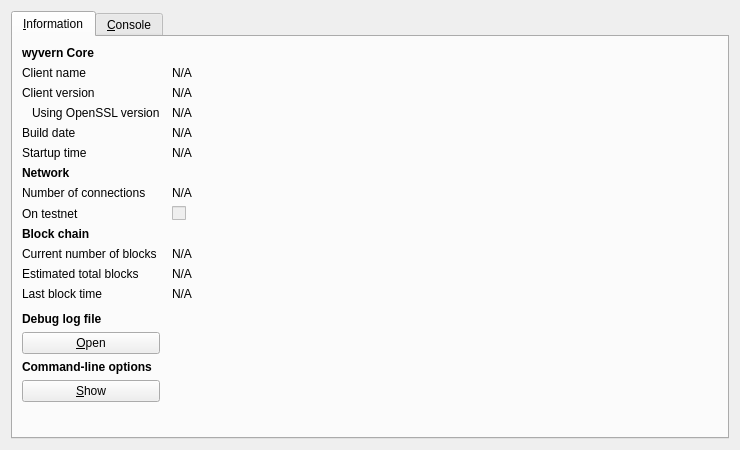
<?xml version="1.0" encoding="UTF-8"?>
<ui version="4.0">
 <class>RPCConsole</class>
 <widget class="QDialog" name="RPCConsole">
  <property name="geometry">
   <rect>
    <x>0</x>
    <y>0</y>
    <width>740</width>
    <height>450</height>
   </rect>
  </property>
  <property name="windowTitle">
   <string>wyvern - Debug window</string>
  </property>
  <layout class="QVBoxLayout" name="verticalLayout_2">
   <item>
    <widget class="QTabWidget" name="tabWidget">
     <property name="currentIndex">
      <number>0</number>
     </property>
     <widget class="QWidget" name="tab_info">
      <attribute name="title">
       <string>&amp;Information</string>
      </attribute>
      <layout class="QGridLayout" name="gridLayout" columnstretch="0,1">
       <property name="horizontalSpacing">
        <number>12</number>
       </property>
       <item row="0" column="0">
        <widget class="QLabel" name="label_9">
         <property name="font">
          <font>
           <weight>75</weight>
           <bold>true</bold>
          </font>
         </property>
         <property name="text">
          <string>wyvern Core</string>
         </property>
        </widget>
       </item>
       <item row="1" column="0">
        <widget class="QLabel" name="label_5">
         <property name="text">
          <string>Client name</string>
         </property>
        </widget>
       </item>
       <item row="1" column="1">
        <widget class="QLabel" name="clientName">
         <property name="cursor">
          <cursorShape>IBeamCursor</cursorShape>
         </property>
         <property name="text">
          <string>N/A</string>
         </property>
         <property name="textFormat">
          <enum>Qt::PlainText</enum>
         </property>
         <property name="textInteractionFlags">
          <set>Qt::LinksAccessibleByMouse|Qt::TextSelectableByKeyboard|Qt::TextSelectableByMouse</set>
         </property>
        </widget>
       </item>
       <item row="2" column="0">
        <widget class="QLabel" name="label_6">
         <property name="text">
          <string>Client version</string>
         </property>
        </widget>
       </item>
       <item row="2" column="1">
        <widget class="QLabel" name="clientVersion">
         <property name="cursor">
          <cursorShape>IBeamCursor</cursorShape>
         </property>
         <property name="text">
          <string>N/A</string>
         </property>
         <property name="textFormat">
          <enum>Qt::PlainText</enum>
         </property>
         <property name="textInteractionFlags">
          <set>Qt::LinksAccessibleByMouse|Qt::TextSelectableByKeyboard|Qt::TextSelectableByMouse</set>
         </property>
        </widget>
       </item>
       <item row="3" column="0">
        <widget class="QLabel" name="label_14">
         <property name="text">
          <string>Using OpenSSL version</string>
         </property>
         <property name="indent">
          <number>10</number>
         </property>
        </widget>
       </item>
       <item row="3" column="1">
        <widget class="QLabel" name="openSSLVersion">
         <property name="cursor">
          <cursorShape>IBeamCursor</cursorShape>
         </property>
         <property name="text">
          <string>N/A</string>
         </property>
         <property name="textFormat">
          <enum>Qt::PlainText</enum>
         </property>
         <property name="textInteractionFlags">
          <set>Qt::LinksAccessibleByMouse|Qt::TextSelectableByKeyboard|Qt::TextSelectableByMouse</set>
         </property>
        </widget>
       </item>
       <item row="4" column="0">
        <widget class="QLabel" name="label_12">
         <property name="text">
          <string>Build date</string>
         </property>
        </widget>
       </item>
       <item row="4" column="1">
        <widget class="QLabel" name="buildDate">
         <property name="cursor">
          <cursorShape>IBeamCursor</cursorShape>
         </property>
         <property name="text">
          <string>N/A</string>
         </property>
         <property name="textFormat">
          <enum>Qt::PlainText</enum>
         </property>
         <property name="textInteractionFlags">
          <set>Qt::LinksAccessibleByMouse|Qt::TextSelectableByKeyboard|Qt::TextSelectableByMouse</set>
         </property>
        </widget>
       </item>
       <item row="5" column="0">
        <widget class="QLabel" name="label_13">
         <property name="text">
          <string>Startup time</string>
         </property>
        </widget>
       </item>
       <item row="5" column="1">
        <widget class="QLabel" name="startupTime">
         <property name="cursor">
          <cursorShape>IBeamCursor</cursorShape>
         </property>
         <property name="text">
          <string>N/A</string>
         </property>
         <property name="textFormat">
          <enum>Qt::PlainText</enum>
         </property>
         <property name="textInteractionFlags">
          <set>Qt::LinksAccessibleByMouse|Qt::TextSelectableByKeyboard|Qt::TextSelectableByMouse</set>
         </property>
        </widget>
       </item>
       <item row="6" column="0">
        <widget class="QLabel" name="label_11">
         <property name="font">
          <font>
           <weight>75</weight>
           <bold>true</bold>
          </font>
         </property>
         <property name="text">
          <string>Network</string>
         </property>
        </widget>
       </item>
       <item row="7" column="0">
        <widget class="QLabel" name="label_7">
         <property name="text">
          <string>Number of connections</string>
         </property>
        </widget>
       </item>
       <item row="7" column="1">
        <widget class="QLabel" name="numberOfConnections">
         <property name="cursor">
          <cursorShape>IBeamCursor</cursorShape>
         </property>
         <property name="text">
          <string>N/A</string>
         </property>
         <property name="textFormat">
          <enum>Qt::PlainText</enum>
         </property>
         <property name="textInteractionFlags">
          <set>Qt::LinksAccessibleByMouse|Qt::TextSelectableByKeyboard|Qt::TextSelectableByMouse</set>
         </property>
        </widget>
       </item>
       <item row="8" column="0">
        <widget class="QLabel" name="label_8">
         <property name="text">
          <string>On testnet</string>
         </property>
        </widget>
       </item>
       <item row="8" column="1">
        <widget class="QCheckBox" name="isTestNet">
         <property name="enabled">
          <bool>false</bool>
         </property>
         <property name="text">
          <string/>
         </property>
        </widget>
       </item>
       <item row="9" column="0">
        <widget class="QLabel" name="label_10">
         <property name="font">
          <font>
           <weight>75</weight>
           <bold>true</bold>
          </font>
         </property>
         <property name="text">
          <string>Block chain</string>
         </property>
        </widget>
       </item>
       <item row="10" column="0">
        <widget class="QLabel" name="label_3">
         <property name="text">
          <string>Current number of blocks</string>
         </property>
        </widget>
       </item>
       <item row="10" column="1">
        <widget class="QLabel" name="numberOfBlocks">
         <property name="cursor">
          <cursorShape>IBeamCursor</cursorShape>
         </property>
         <property name="text">
          <string>N/A</string>
         </property>
         <property name="textFormat">
          <enum>Qt::PlainText</enum>
         </property>
         <property name="textInteractionFlags">
          <set>Qt::LinksAccessibleByMouse|Qt::TextSelectableByKeyboard|Qt::TextSelectableByMouse</set>
         </property>
        </widget>
       </item>
       <item row="11" column="0">
        <widget class="QLabel" name="label_4">
         <property name="text">
          <string>Estimated total blocks</string>
         </property>
        </widget>
       </item>
       <item row="11" column="1">
        <widget class="QLabel" name="totalBlocks">
         <property name="cursor">
          <cursorShape>IBeamCursor</cursorShape>
         </property>
         <property name="text">
          <string>N/A</string>
         </property>
         <property name="textFormat">
          <enum>Qt::PlainText</enum>
         </property>
         <property name="textInteractionFlags">
          <set>Qt::LinksAccessibleByMouse|Qt::TextSelectableByKeyboard|Qt::TextSelectableByMouse</set>
         </property>
        </widget>
       </item>
       <item row="12" column="0">
        <widget class="QLabel" name="label_2">
         <property name="text">
          <string>Last block time</string>
         </property>
        </widget>
       </item>
       <item row="12" column="1">
        <widget class="QLabel" name="lastBlockTime">
         <property name="cursor">
          <cursorShape>IBeamCursor</cursorShape>
         </property>
         <property name="text">
          <string>N/A</string>
         </property>
         <property name="textFormat">
          <enum>Qt::PlainText</enum>
         </property>
         <property name="textInteractionFlags">
          <set>Qt::LinksAccessibleByMouse|Qt::TextSelectableByKeyboard|Qt::TextSelectableByMouse</set>
         </property>
        </widget>
       </item>
       <item row="13" column="0">
        <spacer name="verticalSpacer_2">
         <property name="orientation">
          <enum>Qt::Vertical</enum>
         </property>
         <property name="sizeHint" stdset="0">
          <size>
           <width>20</width>
           <height>20</height>
          </size>
         </property>
        </spacer>
       </item>
       <item row="14" column="0">
        <widget class="QLabel" name="labelDebugLogfile">
         <property name="font">
          <font>
           <weight>75</weight>
           <bold>true</bold>
          </font>
         </property>
         <property name="text">
          <string>Debug log file</string>
         </property>
        </widget>
       </item>
       <item row="15" column="0">
        <widget class="QPushButton" name="openDebugLogfileButton">
         <property name="toolTip">
          <string>Open the wyvern debug log file from the current data directory. This can take a few seconds for large log files.</string>
         </property>
         <property name="text">
          <string>&amp;Open</string>
         </property>
         <property name="autoDefault">
          <bool>false</bool>
         </property>
        </widget>
       </item>
       <item row="16" column="0">
        <widget class="QLabel" name="labelCLOptions">
         <property name="font">
          <font>
           <weight>75</weight>
           <bold>true</bold>
          </font>
         </property>
         <property name="text">
          <string>Command-line options</string>
         </property>
        </widget>
       </item>
       <item row="17" column="0">
        <widget class="QPushButton" name="showCLOptionsButton">
         <property name="toolTip">
          <string>Show the wyvern-Qt help message to get a list with possible wyvern command-line options.</string>
         </property>
         <property name="text">
          <string>&amp;Show</string>
         </property>
         <property name="autoDefault">
          <bool>false</bool>
         </property>
        </widget>
       </item>
       <item row="18" column="0">
        <spacer name="verticalSpacer">
         <property name="orientation">
          <enum>Qt::Vertical</enum>
         </property>
         <property name="sizeHint" stdset="0">
          <size>
           <width>20</width>
           <height>40</height>
          </size>
         </property>
        </spacer>
       </item>
      </layout>
     </widget>
     <widget class="QWidget" name="tab_console">
      <attribute name="title">
       <string>&amp;Console</string>
      </attribute>
      <layout class="QVBoxLayout" name="verticalLayout_3">
       <property name="spacing">
        <number>3</number>
       </property>
       <item>
        <widget class="QTextEdit" name="messagesWidget">
         <property name="minimumSize">
          <size>
           <width>0</width>
           <height>100</height>
          </size>
         </property>
         <property name="readOnly">
          <bool>true</bool>
         </property>
         <property name="tabKeyNavigation" stdset="0">
          <bool>false</bool>
         </property>
         <property name="columnCount" stdset="0">
          <number>2</number>
         </property>
        </widget>
       </item>
       <item>
        <layout class="QHBoxLayout" name="horizontalLayout">
         <property name="spacing">
          <number>3</number>
         </property>
         <item>
          <widget class="QLabel" name="label">
           <property name="text">
            <string notr="true">&gt;</string>
           </property>
          </widget>
         </item>
         <item>
          <widget class="QLineEdit" name="lineEdit"/>
         </item>
         <item>
          <widget class="QPushButton" name="clearButton">
           <property name="maximumSize">
            <size>
             <width>24</width>
             <height>24</height>
            </size>
           </property>
           <property name="toolTip">
            <string>Clear console</string>
           </property>
           <property name="text">
            <string/>
           </property>
           <property name="icon">
            <iconset resource="../wyvern.qrc">
             <normaloff>:/icons/remove</normaloff>:/icons/remove</iconset>
           </property>
           <property name="shortcut">
            <string notr="true">Ctrl+L</string>
           </property>
           <property name="autoDefault">
            <bool>false</bool>
           </property>
          </widget>
         </item>
        </layout>
       </item>
      </layout>
     </widget>
    </widget>
   </item>
  </layout>
 </widget>
 <resources>
  <include location="../wyvern.qrc"/>
 </resources>
 <connections/>
</ui>
